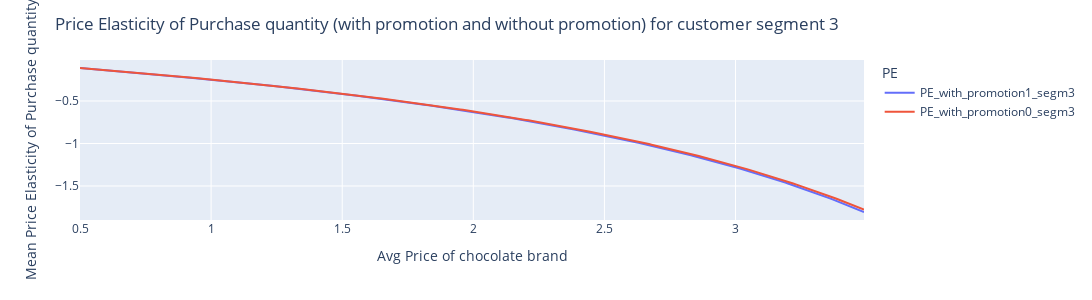

Write notebook code for a chart like this one.
### Code cell
PE_0_1_promotion=df_price_elasticity_price_promotion.melt(id_vars=['price'],var_name='PE',value_name='PEValue',value_vars=['PE_with_promotion1_segm3','PE_with_promotion0_segm3'])
# PE_0_1_promotion
fig=px.line(PE_0_1_promotion,x="price",y='PEValue',color='PE')
fig.update_layout(width=1100,height=300,title='Price Elasticity of Purchase quantity (with promotion and without promotion) for customer segment 3',
                  xaxis=dict(title='Avg Price of chocolate brand'),
                  yaxis=dict(title='Mean Price Elasticity of Purchase quantity'))
fig.show()

### Figure 1 — Plotly figure (JSON) as saved in the notebook; plotly's stock layout.template omitted (floating-point values rounded to 4 significant figures; data arrays with more than 128 entries replaced by an {"elided": "..."} marker saying what was removed)
{"data": [{"hovertemplate": "PE=PE_with_promotion1_segm3<br>price=%{x}<br>PEValue=%{y}<extra></extra>", "legendgroup": "PE_with_promotion1_segm3", "line": {"color": "#636efa", "dash": "solid"}, "marker": {"symbol": "circle"}, "mode": "lines", "name": "PE_with_promotion1_segm3", "orientation": "v", "showlegend": true, "type": "scatter", "x": {"elided": "300 float values"}, "xaxis": "x", "y": {"elided": "300 float values"}, "yaxis": "y"}, {"hovertemplate": "PE=PE_with_promotion0_segm3<br>price=%{x}<br>PEValue=%{y}<extra></extra>", "legendgroup": "PE_with_promotion0_segm3", "line": {"color": "#EF553B", "dash": "solid"}, "marker": {"symbol": "circle"}, "mode": "lines", "name": "PE_with_promotion0_segm3", "orientation": "v", "showlegend": true, "type": "scatter", "x": {"elided": "300 float values"}, "xaxis": "x", "y": {"elided": "300 float values"}, "yaxis": "y"}], "layout": {"height": 300, "legend": {"title": {"text": "PE"}, "tracegroupgap": 0}, "margin": {"t": 60}, "title": {"text": "Price Elasticity of Purchase quantity (with promotion and without promotion) for customer segment 3"}, "width": 1100, "xaxis": {"anchor": "y", "autorange": true, "domain": [0, 1], "range": [0.5, 3.49], "title": {"text": "Avg Price of chocolate brand"}, "type": "linear"}, "yaxis": {"anchor": "x", "autorange": true, "domain": [0, 1], "range": [-1.9, -0.01775], "title": {"text": "Mean Price Elasticity of Purchase quantity"}, "type": "linear"}}}
